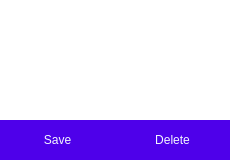
<?xml version="1.0" encoding="UTF-8"?>
<ui version="4.0">
 <class>Form</class>
 <widget class="QWidget" name="Form">
  <property name="geometry">
   <rect>
    <x>0</x>
    <y>0</y>
    <width>230</width>
    <height>160</height>
   </rect>
  </property>
  <property name="windowTitle">
   <string>Form</string>
  </property>
  <widget class="QTextEdit" name="textEdit">
   <property name="geometry">
    <rect>
     <x>0</x>
     <y>0</y>
     <width>230</width>
     <height>120</height>
    </rect>
   </property>
   <property name="frameShape">
    <enum>QFrame::NoFrame</enum>
   </property>
  </widget>
  <widget class="QPushButton" name="pushButton">
   <property name="geometry">
    <rect>
     <x>0</x>
     <y>120</y>
     <width>115</width>
     <height>40</height>
    </rect>
   </property>
   <property name="styleSheet">
    <string notr="true">QPushButton {
background-color: rgb(78, 0, 234);
color:rgb(243,247,254);
border: 0px solid;
font: 20pt &quot;Andale Mono&quot; ;

}
QPushButton:hover {
background-color: rgb(254, 204, 102);
color:rgb(59, 146, 212);
}</string>
   </property>
   <property name="text">
    <string>Save</string>
   </property>
  </widget>
  <widget class="QPushButton" name="pushButton_2">
   <property name="geometry">
    <rect>
     <x>115</x>
     <y>120</y>
     <width>115</width>
     <height>40</height>
    </rect>
   </property>
   <property name="styleSheet">
    <string notr="true">QPushButton {
background-color: rgb(78, 0, 234);
color:rgb(243,247,254);
border: 0px solid;
font: 20pt &quot;Andale Mono&quot; ;

}
QPushButton:hover {
background-color: rgb(254, 204, 102);
color:rgb(59, 146, 212);
}</string>
   </property>
   <property name="text">
    <string>Delete</string>
   </property>
  </widget>
 </widget>
 <resources/>
 <connections/>
</ui>
